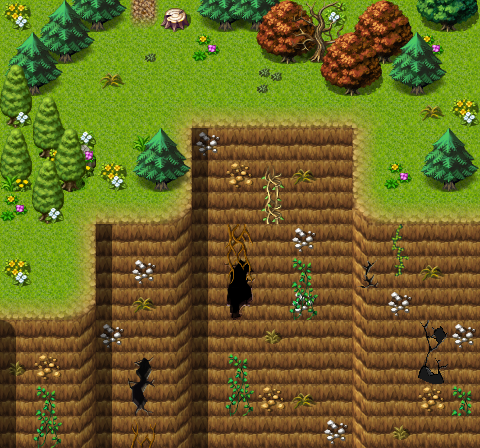

Below is a game level as drawn by its tile map, then a one-line description and the .tmx that defines it (tile-layer data replaced by summaries):
An orthogonal 15x14 tile map with 32x32 px tiles, 4 tile layers (Ground, Objects, Above, Top), 1 hidden layer not drawn, 60 tilesets and 4 objects (2x mapchange, 2x spawn).

<map version="1.8" tiledversion="1.8.4" orientation="orthogonal" renderorder="right-down" width="15" height="14" tilewidth="32" tileheight="32" infinite="0" nextlayerid="10" nextobjectid="5">
 <tileset firstgid="1" name="map_bed_1" tilewidth="32" tileheight="32" tilecount="128" columns="16">
  <image source="../drawable/map_bed_1.png" width="512" height="256" />
 </tileset>
 <tileset firstgid="129" name="map_border_1" tilewidth="32" tileheight="32" tilecount="128" columns="16">
  <image source="../drawable/map_border_1.png" width="512" height="256" />
 </tileset>
 <tileset firstgid="257" name="map_bridge_1" tilewidth="32" tileheight="32" tilecount="128" columns="16">
  <image source="../drawable/map_bridge_1.png" width="512" height="256" />
 </tileset>
 <tileset firstgid="385" name="map_bridge_2" tilewidth="32" tileheight="32" tilecount="128" columns="16">
  <image source="../drawable/map_bridge_2.png" width="512" height="256" />
 </tileset>
 <tileset firstgid="513" name="map_broken_1" tilewidth="32" tileheight="32" tilecount="128" columns="16">
  <image source="../drawable/map_broken_1.png" width="512" height="256" />
 </tileset>
 <tileset firstgid="641" name="map_cavewall_1" tilewidth="32" tileheight="32" tilecount="108" columns="18">
  <image source="../drawable/map_cavewall_1.png" width="576" height="192" />
 </tileset>
 <tileset firstgid="749" name="map_cavewall_2" tilewidth="32" tileheight="32" tilecount="108" columns="18">
  <image source="../drawable/map_cavewall_2.png" width="576" height="192" />
 </tileset>
 <tileset firstgid="857" name="map_cavewall_3" tilewidth="32" tileheight="32" tilecount="108" columns="18">
  <image source="../drawable/map_cavewall_3.png" width="576" height="192" />
 </tileset>
 <tileset firstgid="965" name="map_cavewall_4" tilewidth="32" tileheight="32" tilecount="108" columns="18">
  <image source="../drawable/map_cavewall_4.png" width="576" height="192" />
 </tileset>
 <tileset firstgid="1073" name="map_chair_table_1" tilewidth="32" tileheight="32" tilecount="128" columns="16">
  <image source="../drawable/map_chair_table_1.png" width="512" height="256" />
 </tileset>
 <tileset firstgid="1201" name="map_chair_table_2" tilewidth="32" tileheight="32" tilecount="128" columns="16">
  <image source="../drawable/map_chair_table_2.png" width="512" height="256" />
 </tileset>
 <tileset firstgid="1329" name="map_crate_1" tilewidth="32" tileheight="32" tilecount="128" columns="16">
  <image source="../drawable/map_crate_1.png" width="512" height="256" />
 </tileset>
 <tileset firstgid="1457" name="map_cupboard_1" tilewidth="32" tileheight="32" tilecount="128" columns="16">
  <image source="../drawable/map_cupboard_1.png" width="512" height="256" />
 </tileset>
 <tileset firstgid="1585" name="map_curtain_1" tilewidth="32" tileheight="32" tilecount="128" columns="16">
  <image source="../drawable/map_curtain_1.png" width="512" height="256" />
 </tileset>
 <tileset firstgid="1713" name="map_entrance_1" tilewidth="32" tileheight="32" tilecount="128" columns="16">
  <image source="../drawable/map_entrance_1.png" width="512" height="256" />
 </tileset>
 <tileset firstgid="1841" name="map_entrance_2" tilewidth="32" tileheight="32" tilecount="128" columns="16">
  <image source="../drawable/map_entrance_2.png" width="512" height="256" />
 </tileset>
 <tileset firstgid="1969" name="map_fence_1" tilewidth="32" tileheight="32" tilecount="128" columns="16">
  <image source="../drawable/map_fence_1.png" width="512" height="256" />
 </tileset>
 <tileset firstgid="2097" name="map_fence_2" tilewidth="32" tileheight="32" tilecount="128" columns="16">
  <image source="../drawable/map_fence_2.png" width="512" height="256" />
 </tileset>
 <tileset firstgid="2225" name="map_fence_3" tilewidth="32" tileheight="32" tilecount="128" columns="16">
  <image source="../drawable/map_fence_3.png" width="512" height="256" />
 </tileset>
 <tileset firstgid="2353" name="map_fence_4" tilewidth="32" tileheight="32" tilecount="128" columns="16">
  <image source="../drawable/map_fence_4.png" width="512" height="256" />
 </tileset>
 <tileset firstgid="2481" name="map_ground_1" tilewidth="32" tileheight="32" tilecount="128" columns="16">
  <image source="../drawable/map_ground_1.png" width="512" height="256" />
 </tileset>
 <tileset firstgid="2609" name="map_ground_2" tilewidth="32" tileheight="32" tilecount="128" columns="16">
  <image source="../drawable/map_ground_2.png" width="512" height="256" />
 </tileset>
 <tileset firstgid="2737" name="map_ground_3" tilewidth="32" tileheight="32" tilecount="128" columns="16">
  <image source="../drawable/map_ground_3.png" width="512" height="256" />
 </tileset>
 <tileset firstgid="2865" name="map_ground_4" tilewidth="32" tileheight="32" tilecount="128" columns="16">
  <image source="../drawable/map_ground_4.png" width="512" height="256" />
 </tileset>
 <tileset firstgid="2993" name="map_ground_5" tilewidth="32" tileheight="32" tilecount="128" columns="16">
  <image source="../drawable/map_ground_5.png" width="512" height="256" />
 </tileset>
 <tileset firstgid="3121" name="map_ground_6" tilewidth="32" tileheight="32" tilecount="128" columns="16">
  <image source="../drawable/map_ground_6.png" width="512" height="256" />
 </tileset>
 <tileset firstgid="3249" name="map_ground_7" tilewidth="32" tileheight="32" tilecount="128" columns="16">
  <image source="../drawable/map_ground_7.png" width="512" height="256" />
 </tileset>
 <tileset firstgid="3377" name="map_ground_8" tilewidth="32" tileheight="32" tilecount="128" columns="16">
  <image source="../drawable/map_ground_8.png" width="512" height="256" />
 </tileset>
 <tileset firstgid="3505" name="map_house_1" tilewidth="32" tileheight="32" tilecount="128" columns="16">
  <image source="../drawable/map_house_1.png" width="512" height="256" />
 </tileset>
 <tileset firstgid="3633" name="map_house_2" tilewidth="32" tileheight="32" tilecount="128" columns="16">
  <image source="../drawable/map_house_2.png" width="512" height="256" />
 </tileset>
 <tileset firstgid="3761" name="map_indoor_1" tilewidth="32" tileheight="32" tilecount="128" columns="16">
  <image source="../drawable/map_indoor_1.png" width="512" height="256" />
 </tileset>
 <tileset firstgid="3889" name="map_indoor_2" tilewidth="32" tileheight="32" tilecount="128" columns="16">
  <image source="../drawable/map_indoor_2.png" width="512" height="256" />
 </tileset>
 <tileset firstgid="4017" name="map_kitchen_1" tilewidth="32" tileheight="32" tilecount="128" columns="16">
  <image source="../drawable/map_kitchen_1.png" width="512" height="256" />
 </tileset>
 <tileset firstgid="4145" name="map_outdoor_1" tilewidth="32" tileheight="32" tilecount="128" columns="16">
  <image source="../drawable/map_outdoor_1.png" width="512" height="256" />
 </tileset>
 <tileset firstgid="4273" name="map_pillar_1" tilewidth="32" tileheight="32" tilecount="128" columns="16">
  <image source="../drawable/map_pillar_1.png" width="512" height="256" />
 </tileset>
 <tileset firstgid="4401" name="map_pillar_2" tilewidth="32" tileheight="32" tilecount="128" columns="16">
  <image source="../drawable/map_pillar_2.png" width="512" height="256" />
 </tileset>
 <tileset firstgid="4529" name="map_plant_1" tilewidth="32" tileheight="32" tilecount="128" columns="16">
  <image source="../drawable/map_plant_1.png" width="512" height="256" />
 </tileset>
 <tileset firstgid="4657" name="map_plant_2" tilewidth="32" tileheight="32" tilecount="128" columns="16">
  <image source="../drawable/map_plant_2.png" width="512" height="256" />
 </tileset>
 <tileset firstgid="4785" name="map_rock_1" tilewidth="32" tileheight="32" tilecount="128" columns="16">
  <image source="../drawable/map_rock_1.png" width="512" height="256" />
 </tileset>
 <tileset firstgid="4913" name="map_rock_2" tilewidth="32" tileheight="32" tilecount="128" columns="16">
  <image source="../drawable/map_rock_2.png" width="512" height="256" />
 </tileset>
 <tileset firstgid="5041" name="map_roof_1" tilewidth="32" tileheight="32" tilecount="128" columns="16">
  <image source="../drawable/map_roof_1.png" width="512" height="256" />
 </tileset>
 <tileset firstgid="5169" name="map_roof_2" tilewidth="32" tileheight="32" tilecount="128" columns="16">
  <image source="../drawable/map_roof_2.png" width="512" height="256" />
 </tileset>
 <tileset firstgid="5297" name="map_roof_3" tilewidth="32" tileheight="32" tilecount="128" columns="16">
  <image source="../drawable/map_roof_3.png" width="512" height="256" />
 </tileset>
 <tileset firstgid="5425" name="map_shop_1" tilewidth="32" tileheight="32" tilecount="128" columns="16">
  <image source="../drawable/map_shop_1.png" width="512" height="256" />
 </tileset>
 <tileset firstgid="5553" name="map_sign_ladder_1" tilewidth="32" tileheight="32" tilecount="128" columns="16">
  <image source="../drawable/map_sign_ladder_1.png" width="512" height="256" />
 </tileset>
 <tileset firstgid="5681" name="map_table_1" tilewidth="32" tileheight="32" tilecount="128" columns="16">
  <image source="../drawable/map_table_1.png" width="512" height="256" />
 </tileset>
 <tileset firstgid="5809" name="map_trail_1" tilewidth="32" tileheight="32" tilecount="128" columns="16">
  <image source="../drawable/map_trail_1.png" width="512" height="256" />
 </tileset>
 <tileset firstgid="5937" name="map_transition_1" tilewidth="32" tileheight="32" tilecount="128" columns="16">
  <image source="../drawable/map_transition_1.png" width="512" height="256" />
 </tileset>
 <tileset firstgid="6065" name="map_transition_2" tilewidth="32" tileheight="32" tilecount="128" columns="16">
  <image source="../drawable/map_transition_2.png" width="512" height="256" />
 </tileset>
 <tileset firstgid="6193" name="map_transition_3" tilewidth="32" tileheight="32" tilecount="128" columns="16">
  <image source="../drawable/map_transition_3.png" width="512" height="256" />
 </tileset>
 <tileset firstgid="6321" name="map_transition_4" tilewidth="32" tileheight="32" tilecount="128" columns="16">
  <image source="../drawable/map_transition_4.png" width="512" height="256" />
 </tileset>
 <tileset firstgid="6449" name="map_transition_5" tilewidth="32" tileheight="32" tilecount="128" columns="16">
  <image source="../drawable/map_transition_5.png" width="512" height="256" />
 </tileset>
 <tileset firstgid="6577" name="map_tree_1" tilewidth="32" tileheight="32" tilecount="128" columns="16">
  <image source="../drawable/map_tree_1.png" width="512" height="256" />
 </tileset>
 <tileset firstgid="6705" name="map_tree_2" tilewidth="32" tileheight="32" tilecount="128" columns="16">
  <image source="../drawable/map_tree_2.png" width="512" height="256" />
 </tileset>
 <tileset firstgid="6833" name="map_wall_1" tilewidth="32" tileheight="32" tilecount="128" columns="16">
  <image source="../drawable/map_wall_1.png" width="512" height="256" />
 </tileset>
 <tileset firstgid="6961" name="map_wall_2" tilewidth="32" tileheight="32" tilecount="120" columns="15">
  <image source="../drawable/map_wall_2.png" width="480" height="256" />
 </tileset>
 <tileset firstgid="7081" name="map_wall_3" tilewidth="32" tileheight="32" tilecount="120" columns="15">
  <image source="../drawable/map_wall_3.png" width="480" height="256" />
 </tileset>
 <tileset firstgid="7201" name="map_wall_4" tilewidth="32" tileheight="32" tilecount="120" columns="15">
  <image source="../drawable/map_wall_4.png" width="480" height="256" />
 </tileset>
 <tileset firstgid="7321" name="map_window_1" tilewidth="32" tileheight="32" tilecount="128" columns="16">
  <image source="../drawable/map_window_1.png" width="512" height="256" />
 </tileset>
 <tileset firstgid="7449" name="map_window_2" tilewidth="32" tileheight="32" tilecount="128" columns="16">
  <image source="../drawable/map_window_2.png" width="512" height="256" />
 </tileset>
 <layer id="1" name="Ground" width="15" height="14">
  <data>[210 cells, 210 non-empty, 10 distinct tile ids]</data>
 </layer>
 <layer id="2" name="Objects" width="15" height="14">
  <data>[210 cells, 107 non-empty, 46 distinct tile ids]</data>
 </layer>
 <layer id="3" name="Above" width="15" height="14">
  <data>[210 cells, 48 non-empty, 14 distinct tile ids]</data>
 </layer>
 <layer id="4" name="Top" width="15" height="14">
  <data>[210 cells, 1 non-empty, 1 distinct tile ids]</data>
 </layer>
 <layer id="5" name="Walkable" width="15" height="14" visible="0">
  <data>[210 cells, 147 non-empty, 1 distinct tile ids]</data>
 </layer>
 <objectgroup id="6" name="Mapevents">
  <object id="1" name="north" type="mapchange" x="128" y="0" width="32" height="32">
   <properties>
    <property name="map" value="way_to_sullengard_east2" />
    <property name="place" value="south" />
   </properties>
  </object>
  <object id="2" name="west" type="mapchange" x="0" y="192" width="32" height="128">
   <properties>
    <property name="map" value="way_to_sullengard_east_ravine_north" />
    <property name="place" value="east" />
   </properties>
  </object>
 </objectgroup>
 <objectgroup id="7" name="Spawn">
  <object id="3" name="flying_tree_ant_spawn1" type="spawn" x="352" y="96" width="128" height="128">
   <properties>
    <property name="quantity" value="2" />
    <property name="spawngroup" value="flying_tree_ant" />
   </properties>
  </object>
  <object id="4" name="poisonous_jitterfly_spawn1" type="spawn" x="64" y="96" width="96" height="160">
   <properties>
    <property name="spawngroup" value="poisonous_jitterfly" />
   </properties>
  </object>
 </objectgroup>
 <objectgroup id="8" name="Keys" />
 <objectgroup id="9" name="Replace" />
</map>
